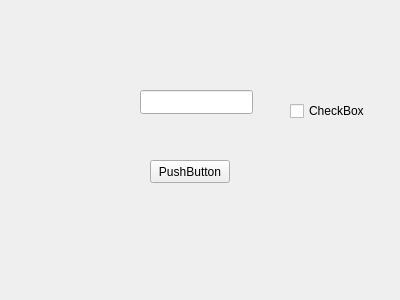
<?xml version="1.0" encoding="UTF-8"?>
<ui version="4.0">
 <class>Form</class>
 <widget class="QWidget" name="Form">
  <property name="geometry">
   <rect>
    <x>0</x>
    <y>0</y>
    <width>400</width>
    <height>300</height>
   </rect>
  </property>
  <property name="windowTitle">
   <string>Form</string>
  </property>
  <widget class="QPushButton" name="pushButton">
   <property name="geometry">
    <rect>
     <x>150</x>
     <y>160</y>
     <width>80</width>
     <height>23</height>
    </rect>
   </property>
   <property name="text">
    <string>PushButton</string>
   </property>
  </widget>
  <widget class="QLineEdit" name="lineEdit">
   <property name="geometry">
    <rect>
     <x>140</x>
     <y>90</y>
     <width>113</width>
     <height>24</height>
    </rect>
   </property>
  </widget>
  <widget class="QCheckBox" name="checkBox">
   <property name="geometry">
    <rect>
     <x>290</x>
     <y>100</y>
     <width>80</width>
     <height>22</height>
    </rect>
   </property>
   <property name="text">
    <string>CheckBox</string>
   </property>
  </widget>
 </widget>
 <resources/>
 <connections/>
</ui>
